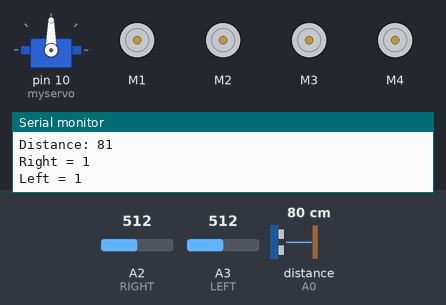
Bench run of a sketch on a simulated Arduino Uno, built with avr-gcc and run on an emulated ATmega328P. Shown: servo, 4 × DC motor (green arrow = forward, orange = backward, longer = faster), the last lines printed to the serial monitor. The inputs (shaded band) are chosen by the test bench; at power-on: distance to the obstacle (sensor on A0) 80 cm, A2 (RIGHT) = 512, A3 (LEFT) = 512. The echo pulse lasts 58.3 µs per cm.

Above: at 4.8 s.
4.9 s: distance to the obstacle (sensor on A0) set to 43 cm
6.4 s: distance to the obstacle (sensor on A0) set to 35 cm
At 7.6 s:
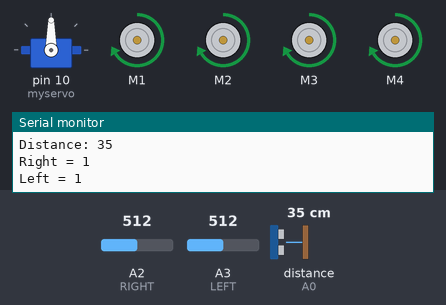
7.9 s: distance to the obstacle (sensor on A0) set to 120 cm
At 8.4 s:
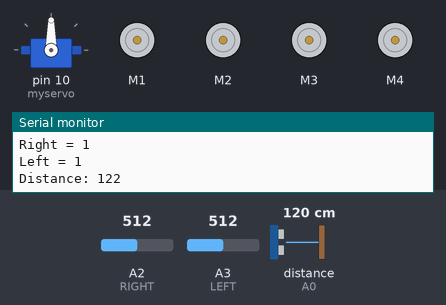
9.4 s: A2 (RIGHT) set to 317
10.9 s: A2 (RIGHT) set to 289
At 12.1 s:
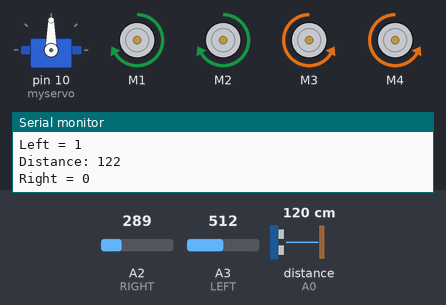
12.4 s: A2 (RIGHT) set to 306
At 13.7 s:
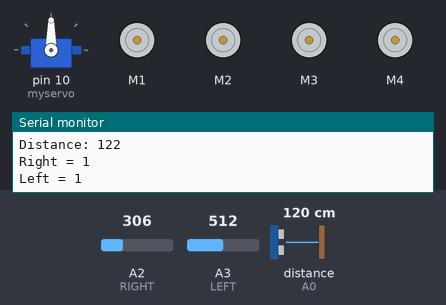
Timing chart, 0 to 14.9 s (numbered marks = the images above; inputs shaded):
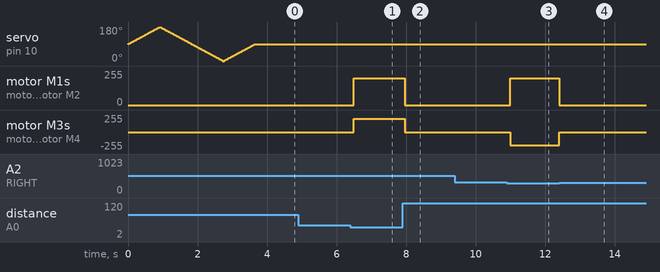

Measured:
- the behaviour switches between 40 and 39 cm on distance to the obstacle (sensor on A0) (found by bisection; images 0 and 1)
- the behaviour switches between 300 and 299 on A2 (RIGHT) (found by bisection; images 2 and 3)
- after the input at 6.4 s, motor M1–4: stopped → forward 200/255 after 0.10 s
- after the input at 7.9 s, motor M1–4: forward 200/255 → stopped after 0.05 s
- after the input at 10.9 s, motor M1, motor M2: stopped → forward 200/255 after 0.10 s; motor M3, motor M4: stopped → backward 200/255 after 0.10 s
- after the input at 12.4 s, motor M1, motor M2: forward 200/255 → stopped at once; motor M3, motor M4: backward 200/255 → stopped at once

The sketch:

Human_Following_Robot.ino
```cpp
#include <NewPing.h>
#include <Servo.h>
#include <AFMotor.h>

// Pin Define
#define RIGHT A2
#define LEFT  A3
#define TRIGGER_PIN A1
#define ECHO_PIN A0

#define MAX_DISTANCE 250

unsigned int distance = 0;
unsigned int Right_Value = 0;
unsigned int Left_Value = 0;

NewPing sonar(TRIGGER_PIN, ECHO_PIN, MAX_DISTANCE);

// Motors
AF_DCMotor Motor1(1, MOTOR12_1KHZ);
AF_DCMotor Motor2(2, MOTOR12_1KHZ);
AF_DCMotor Motor3(3, MOTOR34_1KHZ);
AF_DCMotor Motor4(4, MOTOR34_1KHZ);

Servo myservo;
int pos = 0;

void setup() {

  Serial.begin(9600);
  myservo.attach(10);

  // Servo sweep (only once)
  for (pos = 90; pos <= 180; pos++) { myservo.write(pos); delay(10); }
  for (pos = 180; pos >= 0; pos--) { myservo.write(pos); delay(10); }
  for (pos = 0; pos <= 90; pos++) { myservo.write(pos); delay(10); }

  pinMode(RIGHT, INPUT);
  pinMode(LEFT, INPUT);
}

void loop() {

  distance = sonar.ping_cm();
  if (distance == 0) distance = 250; // No object detected

  Serial.print("Distance: ");
  Serial.println(distance);

  // Read IR sensor values (analog)
  int Right_IR = analogRead(RIGHT);
  int Left_IR  = analogRead(LEFT);

  // Convert to digital-like values
  Right_Value = (Right_IR < 300) ? 0 : 1;
  Left_Value  = (Left_IR  < 300) ? 0 : 1;

  Serial.print("Right = "); Serial.println(Right_Value);
  Serial.print("Left = "); Serial.println(Left_Value);

  // --------------------------
  // FOLLOWING LOGIC
  // --------------------------

  if (distance < 40 && distance > 5) {

    // Forward
    Motor1.setSpeed(200);
    Motor1.run(FORWARD);
    Motor2.setSpeed(200);
    Motor2.run(FORWARD);
    Motor3.setSpeed(200);
    Motor3.run(FORWARD);
    Motor4.setSpeed(200);
    Motor4.run(FORWARD);

  }
  else if (Right_Value == 0 && Left_Value == 1) {

    // Turn Left
    Motor1.run(FORWARD);
    Motor2.run(FORWARD);
    Motor3.run(BACKWARD);
    Motor4.run(BACKWARD);

  }
  else if (Right_Value == 1 && Left_Value == 0) {

    // Turn Right
    Motor1.run(BACKWARD);
    Motor2.run(BACKWARD);
    Motor3.run(FORWARD);
    Motor4.run(FORWARD);

  }
  else {

    // Stop
    Motor1.run(RELEASE);
    Motor2.run(RELEASE);
    Motor3.run(RELEASE);
    Motor4.run(RELEASE);
  }

  delay(100);
}
```
